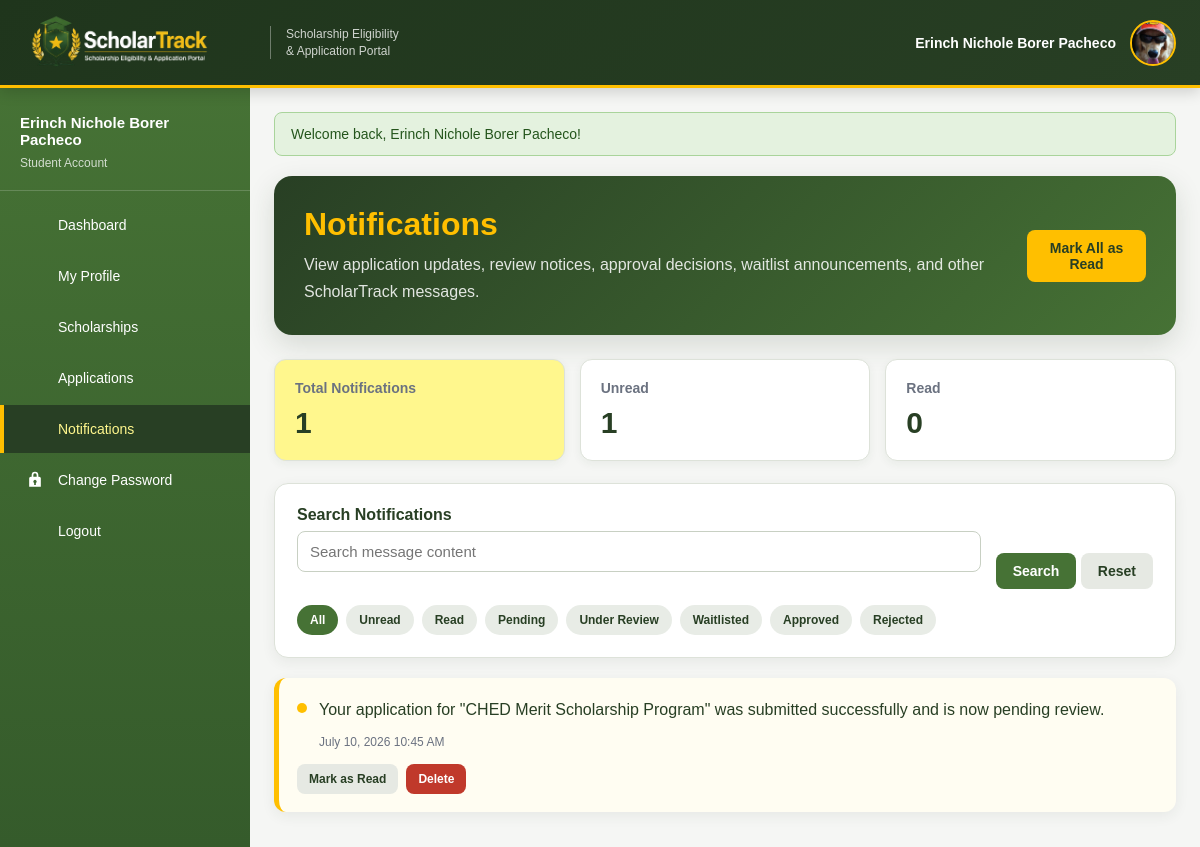
/notifications.php (signed in), run on the app's committed database.
### tables this page shows
CREATE TABLE `student_profiles` (
  `id` int(11) NOT NULL,
  `user_id` int(11) NOT NULL,
  `first_name` varchar(100) DEFAULT NULL,
  `middle_name` varchar(100) DEFAULT NULL,
  `last_name` varchar(100) DEFAULT NULL,
  `birthday` date DEFAULT NULL,
  `sex` enum('Male','Female','Prefer not to say') DEFAULT NULL,
  `civil_status` enum('Single','Married','Widowed','Separated') DEFAULT NULL,
  `nationality` varchar(50) DEFAULT 'Filipino',
  `contact_number` varchar(20) DEFAULT NULL,
  `alternate_contact` varchar(20) DEFAULT NULL,
  `house_no` varchar(100) DEFAULT NULL,
  `street` varchar(150) DEFAULT NULL,
  `barangay` varchar(150) DEFAULT NULL,
  `municipality` varchar(150) DEFAULT NULL,
  `province` varchar(150) DEFAULT NULL,
  `zipcode` varchar(10) DEFAULT NULL,
  `school` varchar(150) DEFAULT NULL,
  `student_no` varchar(30) DEFAULT NULL,
  `course` varchar(150) DEFAULT NULL,
  `other_course` varchar(150) DEFAULT NULL,
  `year_level` varchar(30) DEFAULT NULL,
  `gwa` decimal(3,2) DEFAULT NULL,
  `annual_income` decimal(12,2) DEFAULT NULL,
  `profile_picture` varchar(255) DEFAULT 'default.png',
  `created_at` timestamp NOT NULL DEFAULT current_timestamp()
);

CREATE TABLE `notifications` (
  `id` int(11) NOT NULL,
  `user_id` int(11) DEFAULT NULL,
  `message` text DEFAULT NULL,
  `is_read` tinyint(4) DEFAULT 0,
  `created_at` timestamp NOT NULL DEFAULT current_timestamp()
);

### notifications.php (the view, shortened to what the rows shown need)
<?php
require_once "config.php";
$user_id = (int) $_SESSION["user"]["id"];
$sql = "
    SELECT
        id,
        message,
        is_read,
        created_at
    FROM notifications
    WHERE user_id = ?
";
$params = [
    $user_id
];
$sql .= "
    ORDER BY created_at DESC
";
$notification_statement =
    $pdo->prepare($sql);
$notification_statement->execute($params);
$notifications =
    $notification_statement->fetchAll();
function notification_type($message)
{
    $text = strtolower($message);
    if (strpos($text, "pending") !== false) {
        return "pending";
    }
    return "general";
}
function notification_time($date)
{
    $timestamp = strtotime($date);
    $difference = time() - $timestamp;
    return date(
        "F d, Y h:i A",
        $timestamp
    );
}
include "header.php";
?>
<div class="notification-hero">
    <div>
        <h1>
            Notifications
        </h1>
    </div>
</div>
<?php if (empty($notifications)): ?>
    <div class="card empty-state">
        <h2>
            No notifications found
        </h2>
        <p>
            There are no notifications under the selected filter.
        </p>
        <a
            href="my_applications.php"
            class="btn btn-primary"
        >
            View My Applications
        </a>
    </div>
<?php else: ?>
    <div class="notification-list">
        <?php foreach (
            $notifications as $notification
        ): ?>
            <?php
            $type =
                notification_type(
                    $notification["message"]
                );
            $is_unread =
                (int) $notification["is_read"] === 0;
            ?>
            <div
                class="notification-card <?= e($type); ?> <?= $is_unread
                    ? "unread"
                    : ""; ?>"
            >
                <div class="notification-content">
                    <div style="display:flex;gap:12px;">
                        <?php if ($is_unread): ?>
                            <span class="unread-dot"></span>
                        <?php endif; ?>
                        <div>
                            <p class="notification-message">
                                <?= e(
                                    $notification["message"]
                                ); ?>
                            </p>
                            <span class="notification-time">
                                <?= e(
                                    notification_time(
                                        $notification["created_at"]
                                    )
                                ); ?>
                            </span>
                        </div>
                    </div>
                </div>
                <div class="notification-actions">
                    <?php if ($is_unread): ?>
                        <form method="POST">
                            <button
                                type="submit"
                                name="mark_read"
                                class="btn btn-secondary small-button"
                            >
                                Mark as Read
                            </button>
                        </form>
                    <?php endif; ?>
                    <form
                        method="POST"
                        onsubmit="return confirm('Delete this notification?');"
                    >
                        <button
                            type="submit"
                            name="delete_notification"
                            class="btn btn-danger small-button"
                        >
                            Delete
                        </button>
                    </form>
                </div>
            </div>
        <?php endforeach; ?>
    </div>
<?php endif; ?>
<?php include "footer.php"; ?>

### header.php (shortened to what the rows shown need)
<?php
require_once "config.php";
$is_logged_in = isset($_SESSION["user"]);
$user_name = "User";
$user_initial = "U";
$profile_picture = "";
if ($is_logged_in) {
    $user_role = $_SESSION["user"]["role"] ?? "";
    $user_name = $_SESSION["user"]["fullname"] ?? "User";
    $user_initial = strtoupper(substr($user_name, 0, 1));
    if ($user_role === "student") {
        $picture_statement = $pdo->prepare(
            "SELECT profile_picture
             FROM student_profiles
             WHERE user_id = ?
             LIMIT 1"
        );
        $picture_statement->execute([
            (int) $_SESSION["user"]["id"]
        ]);
        $picture_record = $picture_statement->fetch();
        if (
            $picture_record &&
            !empty($picture_record["profile_picture"]) &&
            $picture_record["profile_picture"] !== "default.png"
        ) {
            $profile_picture =
                $picture_record["profile_picture"];
        }
    }
}
?>
<!DOCTYPE html>
<html lang="en">
<head>
</head>
<body>
<?php if ($is_logged_in): ?>
    <div class="dashboard-layout">
        <header class="topbar">
            <div class="topbar-right">
                <span class="user-name">
                    <?= e($user_name); ?>
                </span>
                <?php if ($profile_picture !== ""): ?>
                   <img
    			src="profile/<?= e($profile_picture); ?>?v=<?= time(); ?>"
    			alt="Profile Picture"
    			class="profile-photo"
>
                <?php else: ?>
                    <div class="profile-circle">
                        <?= e($user_initial); ?>
                    </div>
                <?php endif; ?>
            </div>
        </header>
        <main class="main-content">
<?php endif; ?>

### data on the page
student_profiles: profile_picture (picture)
notifications: is_read 0 (drawn), message "Your application for \"CHED Merit Scholarship Program\" was submitted successfully and is now pending review.", created_at "July 10, 2026 10:45 AM"

### other printed values
$user_name "Erinch Nichole Borer Pacheco"
$flashMessage['message'] "Welcome back, Erinch Nichole Borer Pacheco!"
$total_count "1"
$unread_count "1"
$read_count "0"
$label "All"
$label "Unread"
$label "Read"
$label "Pending"
$label "Under Review"
$label "Waitlisted"
$label "Approved"
$label "Rejected"
